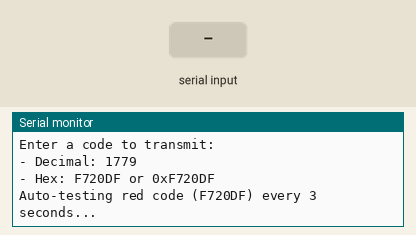
Recording of a sketch running on a simulated Arduino Uno, built with avr-gcc and run on an emulated ATmega328P. Shown: the last lines printed to the serial monitor. The test bench sets the inputs (shaded band).

Above: at 1.2 s.
1.3 s: "0x" received over Serial
At 2.9 s:
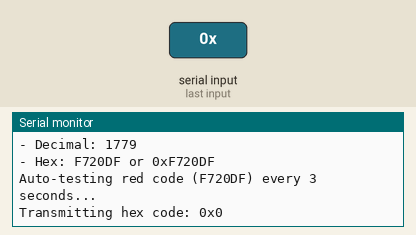
4.3 s: "ABCDEFabcdef" received over Serial
At 6.1 s:
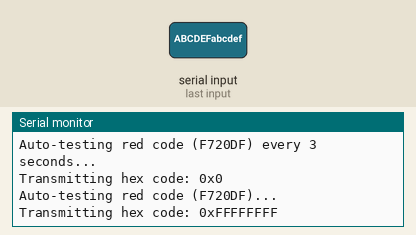
6.8 s: "90,45\n" received over Serial
At 8.4 s:
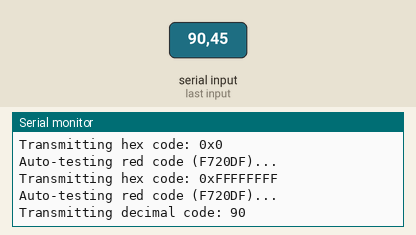

The sketch:

ir_transmitter_simple.ino
```cpp
/*
 * Simple IR Remote Transmitter
 * Transmits IR codes using the same protocol as the receiver
 *
 * Hardware Setup:
 * - IR LED connected to pin 4 (through a resistor ~220-330 ohms)
 * - Ground connected to ground
 *
 * This transmitter sends codes in the same format that the receiver expects
 */

const int irPin = 4;

void setup() {
  Serial.begin(115200);
  pinMode(irPin, OUTPUT);
  digitalWrite(irPin, LOW);

  Serial.println("IR Transmitter Ready");
  Serial.println("Enter a code to transmit:");
  Serial.println("- Decimal: 1779");
  Serial.println("- Hex: F720DF or 0xF720DF");
  Serial.println("Auto-testing red code (F720DF) every 3 seconds...");
}

void loop() {
  if (Serial.available()) {
    String input = Serial.readString();
    input.trim();

    if (input.length() > 0) {
      unsigned long codeToSend = 0;

      // Check if input is hexadecimal (starts with 0x or contains letters)
      if (input.startsWith("0x") || input.startsWith("0X")) {
        codeToSend = strtoul(input.c_str(), NULL, 16);
        Serial.print("Transmitting hex code: 0x");
        Serial.println(codeToSend, HEX);
      } else if (input.indexOf("ABCDEFabcdef") >= 0) {
        // Contains hex characters
        codeToSend = strtoul(input.c_str(), NULL, 16);
        Serial.print("Transmitting hex code: 0x");
        Serial.println(codeToSend, HEX);
      } else {
        // Decimal input
        codeToSend = input.toInt();
        Serial.print("Transmitting decimal code: ");
        Serial.println(codeToSend);
      }

      if (codeToSend != 0) {
        sendIrCode(codeToSend);
      }
    }
  }

  // Test with red code (F720DF) every 3 seconds
  static unsigned long lastTest = 0;
  if (millis() - lastTest > 3000) {
    Serial.println("Auto-testing red code (F720DF)...");
    sendIrCode(0xF720DF);
    lastTest = millis();
  }
}

void sendIrCode(int code) {
  // Send start pulse (LOW for > 5000 microseconds) - this is what the receiver looks for
  digitalWrite(irPin, LOW);
  delayMicroseconds(9000); // 9ms start pulse

  // Send 32 data bits - the receiver expects exactly 32 bits
  for (int i = 31; i >= 0; i--) {
    // Send HIGH pulse first
    digitalWrite(irPin, HIGH);
    delayMicroseconds(600); // 600us HIGH

    // Send LOW pulse (length depends on bit value)
    digitalWrite(irPin, LOW);
    if (code & (1 << i)) {
      delayMicroseconds(1600); // 1.6ms for bit '1'
    } else {
      delayMicroseconds(600);  // 600us for bit '0'
    }
  }

  // End with LOW
  digitalWrite(irPin, LOW);
  delayMicroseconds(600);

  // Add delay between transmissions
  delay(250); // Match the delay in your receiver
}

// Alternative function to send predefined codes
void sendPredefinedCode(int codeNumber) {
  int codes[] = {
    0x00000001,  // Code 1
    0x00000002,  // Code 2
    0x00000004,  // Code 3
    0x00000008,  // Code 4
    0x00000010,  // Code 5
    0x00000020,  // Code 6
    0x00000040,  // Code 7
    0x00000080,  // Code 8
    0x00000100,  // Code 9
    0x00000200,  // Code 10
  };

  if (codeNumber >= 1 && codeNumber <= 10) {
    Serial.print("Sending predefined code ");
    Serial.print(codeNumber);
    Serial.print(": 0x");
    Serial.println(codes[codeNumber - 1], HEX);
    sendIrCode(codes[codeNumber - 1]);
  } else {
    Serial.println("Invalid code number. Use 1-10");
  }
}
```

Measured:
- after the input at 1.3 s, the serial monitor: prints a new line after 1.0 s (image 1)
- after the input at 4.3 s, the serial monitor: prints a new line after 1.0 s (image 2)
- after the input at 6.8 s, the serial monitor: prints a new line after 1.0 s (image 3)
